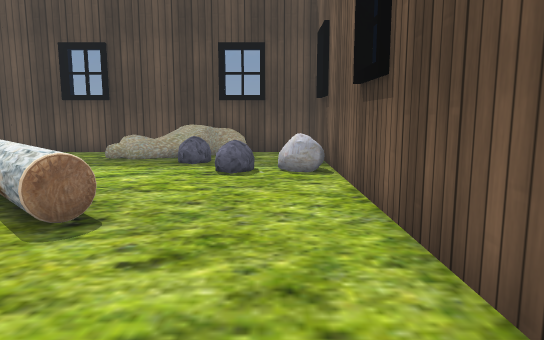
View 1 (above)

19 first-person views from a walk through a scene from a Unity 3-D project. The camera is 0.68 m above the floor, tilts 8° down and sees 70° across. The floor is counted in squares, 0.5 m on a side. Each view is taken from the middle of a square. On the plan, view 1 faces up. The plan holds only what a view shows up to about 16 squares ahead; the rest is blank. The place goes on beyond the plan. The player is left out. Some animated figures are left out. Some surface patterns are stand-ins.

View 2
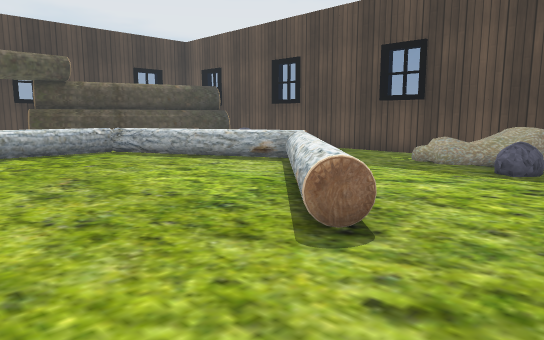

View 3
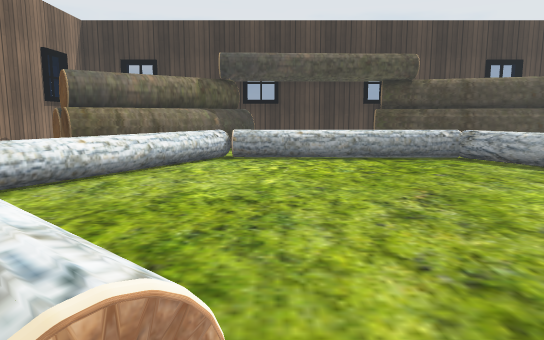

View 4
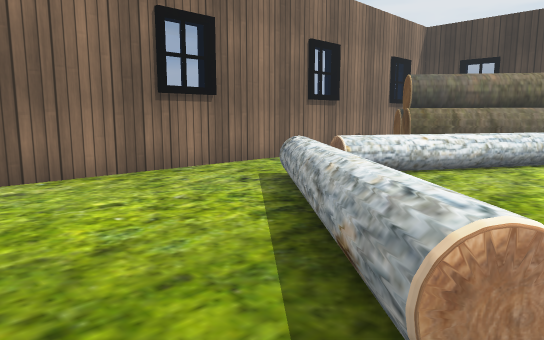

View 5
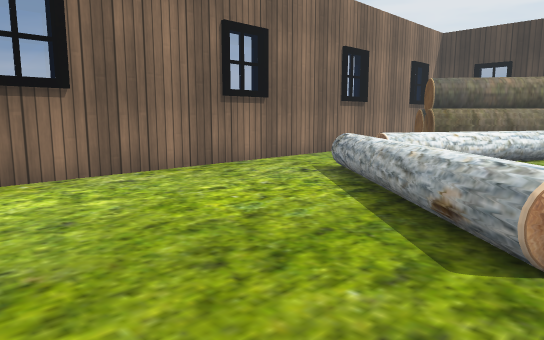

View 6
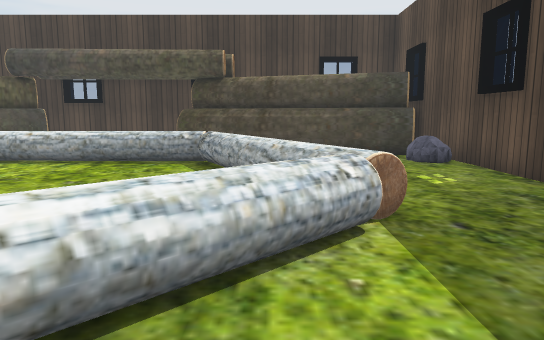

View 7
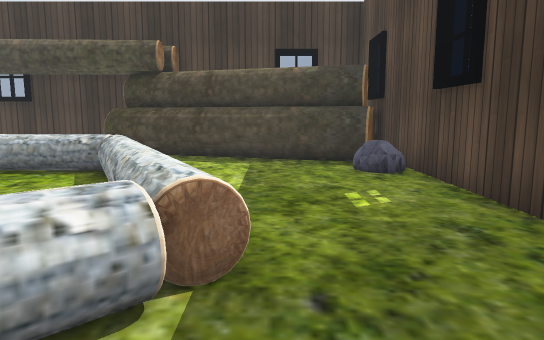

View 8
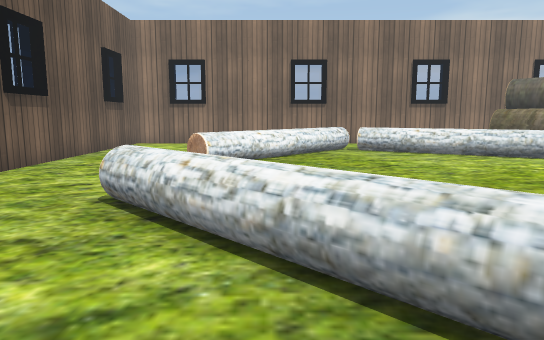

View 9
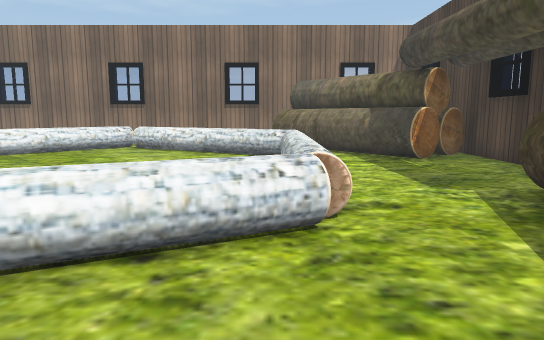

View 10
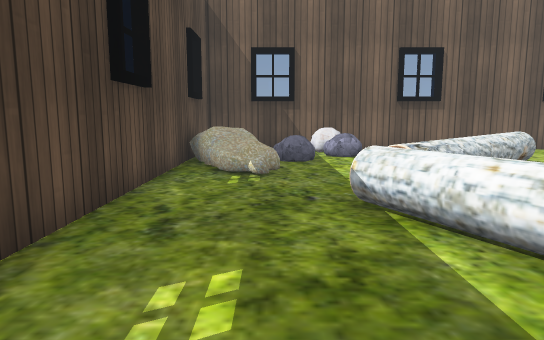

View 11
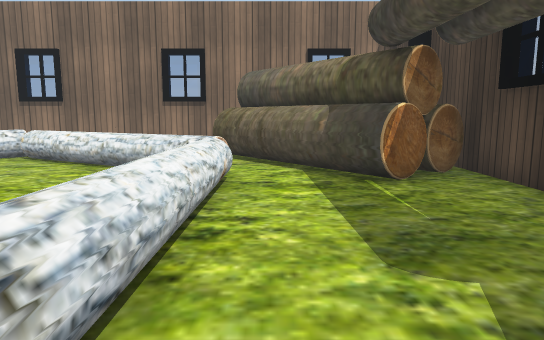

View 12
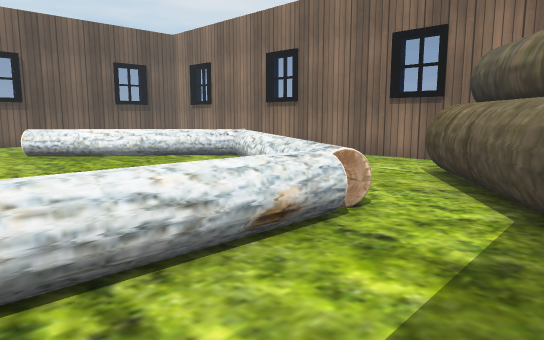

View 13
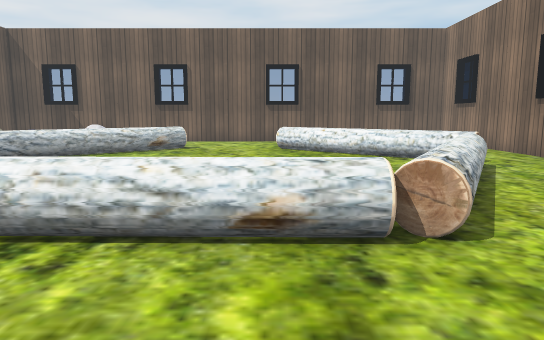

View 14
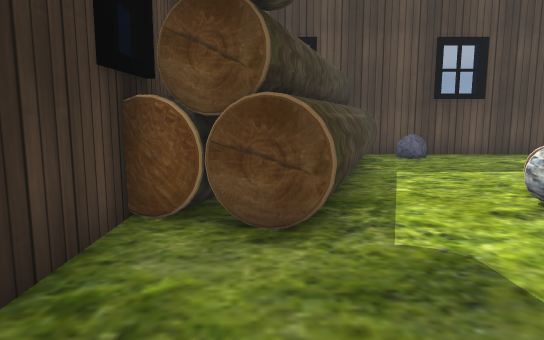

View 15
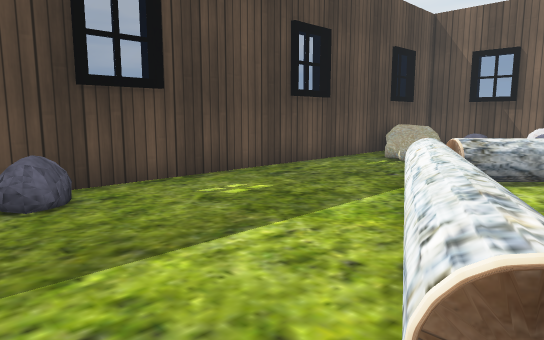

View 16
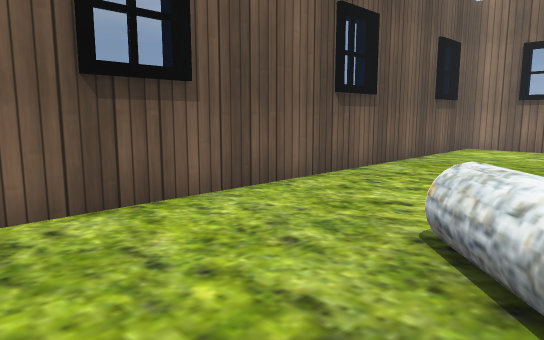

View 17
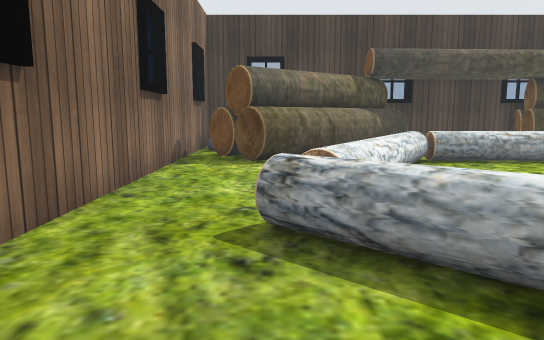

View 18
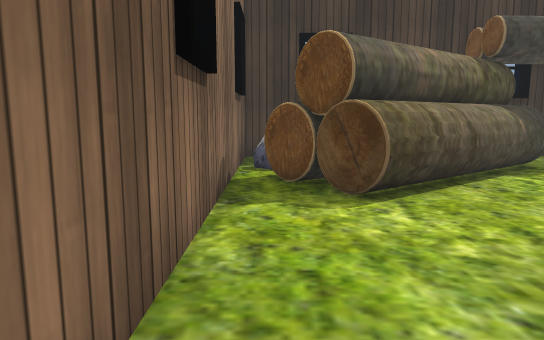

View 19
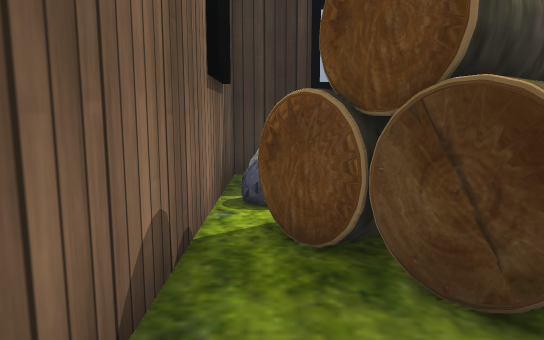

### Floor plan
Key: @ floor where view 1 was taken; # wall or solid block; . floor; O other object.
Columns run from 21 left of view 1 to 2 right of it. Each row starts with its distance up from view 1.
 15   #####################
 14    OOOOO..........OOO #
 13     OOOO.........OOO .#
 12    OOO...........OOO . #
 11    OO........O....OO . #
 10    OO......OOOO.....OOO#
  9   OOO....OOOO.OO....O.O#
  8 # OOO..OOOO....OO......#
  7 #OOO..OO........OO.....#
  6 #OOO..OO.........OO....#
  5 #..O..OO..........OO...#
  4 #.....OO...............#
  3 #.....OO...............#
  2 #.....OO...............#
  1 #.....OO..........O....#
  0 #.OO..OO.........OO..@.#
 -1 #OOOO.OOO.......OO.....#
 -2 #  OOO.OOOO....OO......#
 -3 #  OOO...OOO..OO.......#
 -4 #   OOO....OOOOO.......#
 -5 #    OOO.....OO........#
 -6 #OOO OO................#
 -7 #OOOOO.................#
 -8 ########################

Where each view was taken, in squares from view 1:
view 1: 0 up, 0 right, facing up
view 2: 1 up, 0 right, facing up-left
view 3: 1 up, 2 left, facing left
view 4: 1 up, 1 left, facing down-left
view 5: 1 up, 1 right, facing down-left
view 6: 9 up, 3 left, facing left
view 7: 11 up, 5 left, facing left
view 8: 11 up, 5 left, facing down
view 9: 12 up, 14 left, facing down
view 10: 12 up, 14 left, facing right
view 11: 8 up, 16 left, facing down
view 12: 4 up, 18 left, facing down-right
view 13: 1 up, 19 left, facing right
view 14: 1 up, 19 left, facing up
view 15: 7 up, 16 left, facing up-right
view 16: 9 up, 4 left, facing down-right
view 17: 5 down, 3 left, facing left
view 18: 7 down, 8 left, facing left
view 19: 7 down, 12 left, facing left
